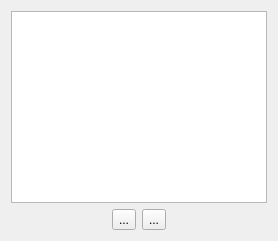
      <widget class="QWidget" name="tabEventView">
       <attribute name="title">
        <string>Events View</string>
       </attribute>
       <layout class="QVBoxLayout" name="verticalLayout_4">
        <item>
         <widget class="QTableView" name="tableViewForEvents">
          <property name="alternatingRowColors">
           <bool>true</bool>
          </property>
          <property name="selectionMode">
           <enum>QAbstractItemView::SingleSelection</enum>
          </property>
         </widget>
        </item>
        <item>
         <layout class="QHBoxLayout" name="horizontalLayout_9">
          <item>
           <spacer name="horizontalSpacer">
            <property name="orientation">
             <enum>Qt::Horizontal</enum>
            </property>
            <property name="sizeHint" stdset="0">
             <size>
              <width>40</width>
              <height>20</height>
             </size>
            </property>
           </spacer>
          </item>
          <item>
           <widget class="QToolButton" name="toolButtonEventAdd">
            <property name="text">
             <string>...</string>
            </property>
            <property name="icon">
             <iconset resource="MainWindow.qrc">
              <normaloff>:/images/expandall.png</normaloff>:/images/expandall.png</iconset>
            </property>
           </widget>
          </item>
          <item>
           <widget class="QToolButton" name="toolButtonEventDelete">
            <property name="text">
             <string>...</string>
            </property>
            <property name="icon">
             <iconset resource="MainWindow.qrc">
              <normaloff>:/images/collapseall.png</normaloff>:/images/collapseall.png</iconset>
            </property>
           </widget>
          </item>
          <item>
           <spacer name="horizontalSpacer_2">
            <property name="orientation">
             <enum>Qt::Horizontal</enum>
            </property>
            <property name="sizeHint" stdset="0">
             <size>
              <width>40</width>
              <height>20</height>
             </size>
            </property>
           </spacer>
          </item>
         </layout>
        </item>
       </layout>
      </widget>
